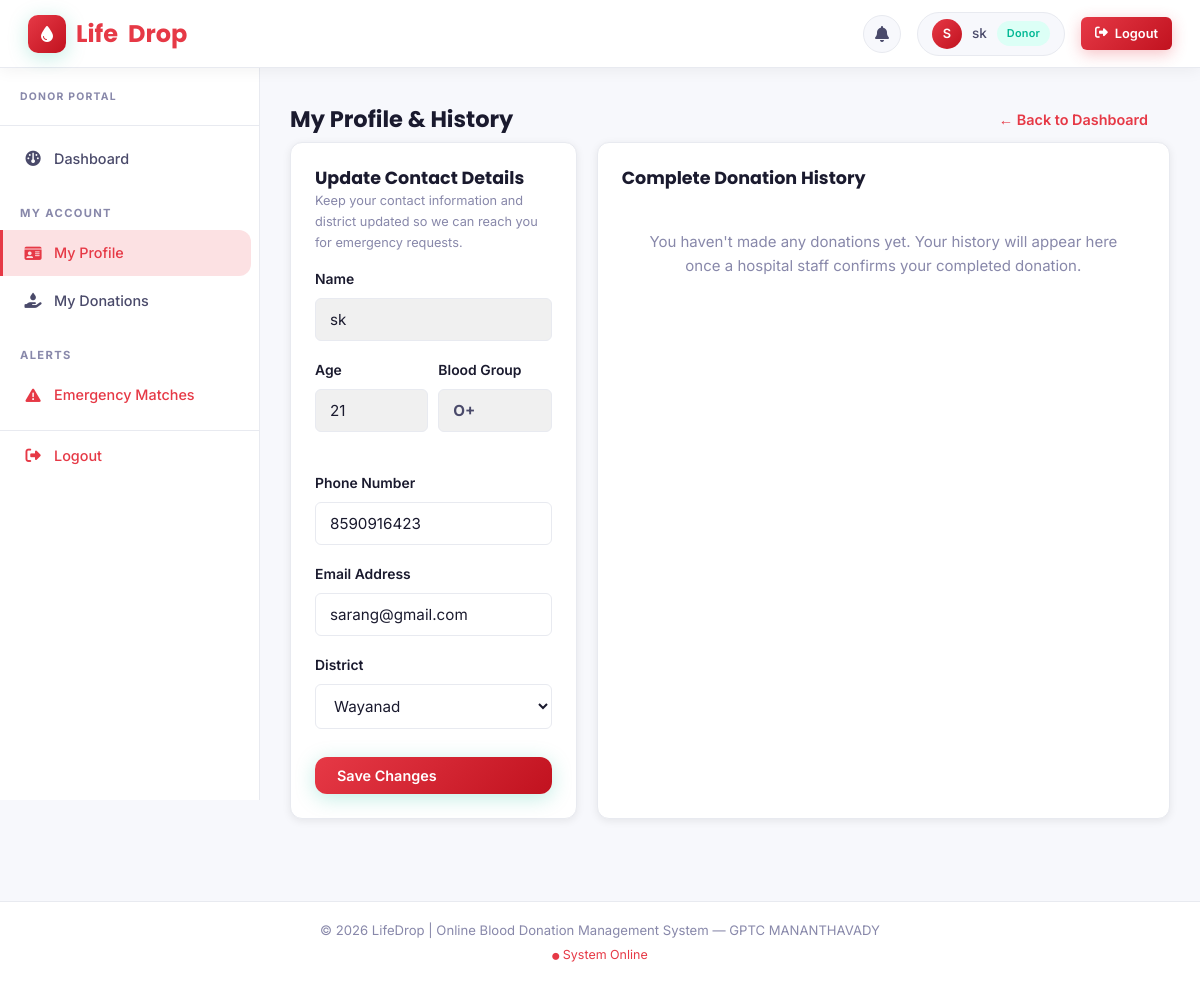
The app's page /donor/profile.php (signed in) with its own data.
### tables this page shows
CREATE TABLE `donor` (
  `Donor_ID` int(11) NOT NULL,
  `Name` varchar(100) NOT NULL,
  `Age` int(11) DEFAULT NULL,
  `Gender` enum('Male','Female','Other') DEFAULT NULL,
  `Blood_Group` varchar(5) NOT NULL,
  `Phone` varchar(20) DEFAULT NULL,
  `Email` varchar(100) NOT NULL,
  `District` varchar(50) DEFAULT NULL,
  `Availability_Status` enum('Available','Unavailable') DEFAULT 'Available',
  `Last_Donation_Date` date DEFAULT NULL,
  `Password` varchar(255) NOT NULL,
  `Status` enum('Pending','Approved','Rejected') DEFAULT 'Pending',
  `Created_At` timestamp NOT NULL DEFAULT current_timestamp()
);

### donor/profile.php (the view, shortened to what this page needs)
<?php
require_once dirname(__DIR__) . '/includes/header.php';
$donor_id = $_SESSION['user_id'];
try {
    $stmt = $pdo->prepare("SELECT * FROM DONOR WHERE Donor_ID = ?");
    $stmt->execute([$donor_id]);
    $donor = $stmt->fetch(PDO::FETCH_ASSOC);
    $hist_stmt = $pdo->prepare("SELECT d.Donation_ID, d.Donation_Date, d.Donation_Status, h.Hospital_Name
                                FROM DONATION d
                                LEFT JOIN HOSPITAL h ON d.Hospital_ID = h.Hospital_ID
                                WHERE d.Donor_ID = ?
                                ORDER BY d.Donation_Date DESC");
    $hist_stmt->execute([$donor_id]);
    $history = $hist_stmt->fetchAll(PDO::FETCH_ASSOC);
} catch (PDOException $e) {
    die("Database Error: A system error occurred. Please try again later.");
}
?>
<div style="display: flex; justify-content: space-between; align-items: center;">
    <h2>My Profile & History</h2>
    <a href="dashboard.php" class="btn">&larr; Back to Dashboard</a>
</div>
<div class="dashboard-grid" style="grid-template-columns: 1fr 2fr;">
    <div class="card">
        <h3>Update Contact Details</h3>
        <p style="font-size: 0.85em; color: var(--text-muted); margin-bottom: 15px;">Keep your contact information and
            district updated so we can reach you for emergency requests.</p>
        <form method="POST" action="">
            <div class="form-group">
                <label>Name</label>
                <input type="text" class="form-control" value="<?php echo htmlspecialchars($donor['Name']); ?>" disabled
                    style="background:#f0f0f0;">
            </div>
            <div class="form-group" style="display: flex; gap: 10px;">
                <div style="flex:1;">
                    <label>Age</label>
                    <input type="text" class="form-control" value="<?php echo $donor['Age']; ?>" disabled
                        style="background:#f0f0f0;">
                </div>
                <div style="flex:1;">
                    <label>Blood Group</label>
                    <input type="text" class="form-control"
                        value="<?php echo htmlspecialchars($donor['Blood_Group']); ?>" disabled
                        style="background:#f0f0f0; color:var(--primary-color); font-weight:bold;">
                </div>
            </div>
            <div class="form-group">
                <label>Phone Number</label>
                <input type="tel" name="phone" class="form-control"
                    value="<?php echo htmlspecialchars($donor['Phone']); ?>" required>
            </div>
            <div class="form-group">
                <label>Email Address</label>
                <input type="email" name="email" class="form-control"
                    value="<?php echo htmlspecialchars($donor['Email']); ?>" required>
            </div>
            <div class="form-group">
                <label>District</label>
                <select name="district" class="form-control" required>
                    <?php
                    $districts = ['Alappuzha', 'Ernakulam', 'Idukki', 'Kannur', 'Kasaragod', 'Kollam', 'Kottayam', 'Kozhikode', 'Malappuram', 'Palakkad', 'Pathanamthitta', 'Thiruvananthapuram', 'Thrissur', 'Wayanad'];
                    foreach ($districts as $d) {
                        $sel = ($donor['District'] === $d) ? 'selected' : '';
                        echo "<option value=\"$d\" $sel>$d</option>";
                    }
                    ?>
                </select>
            </div>
            <button type="submit" name="update_profile" class="btn btn-primary"
                style="width: 100%; margin-top: 10px;">Save Changes</button>
        </form>
    </div>
    <div class="card">
        <h3 style="margin-bottom: 20px;">Complete Donation History</h3>
        <?php if (count($history) > 0): ?>
            <div class="table-responsive">
                <table class="table">
                    <thead>
                        <tr>
                            <th>Donation ID</th>
                            <th>Date</th>
                            <th>Location / Hospital</th>
                            <th>Status</th>
                        </tr>
                    </thead>
                    <tbody>
                        <?php foreach ($history as $record): ?>
                            <tr>
                                <td>#
                                    <?php echo $record['Donation_ID']; ?>
                                </td>
                                <td>
                                    <?php echo date('F d, Y', strtotime($record['Donation_Date'])); ?>
                                </td>
                                <td>
                                    <?php echo htmlspecialchars($record['Hospital_Name'] ?: 'Recorded by Admin'); ?>
                                </td>
                                <td>
                                    <?php if ($record['Donation_Status'] === 'Completed'): ?>
                                        <span class="badge badge-success">Completed</span>
                                    <?php elseif ($record['Donation_Status'] === 'Scheduled'): ?>
                                        <span class="badge badge-pending">Scheduled</span>
                                    <?php else: ?>
                                        <span class="badge" style="background:#999; color:white;">
                                            <?php echo htmlspecialchars($record['Donation_Status']); ?>
                                        </span>
                                    <?php endif; ?>
                                </td>
                            </tr>
                        <?php endforeach; ?>
                    </tbody>
                </table>
            </div>
        <?php else: ?>
            <p
                style="color: var(--text-muted); padding: 20px; border: 1px dashed var(--border-color); text-align: center; border-radius: 5px;">
                You haven't made any donations yet. Your history will appear here once a hospital staff confirms your
                completed donation.
            </p>
        <?php endif; ?>
    </div>
</div>
<?php require_once dirname(__DIR__) . '/includes/footer.php'; ?>

### assets/css/style.css (style rules this page uses)
:root { --primary: #e63946; --primary-dark: #c1121f; --primary-light: #fff0f1; --primary-glow: rgba(230, 57, 70, 0.15); --accent-red: #e63946; --accent-red-dark: #c1121f; --accent-red-light: #fff0f1; --text-dark: #1a1a2e; --text-body: #4a4a6a; --text-muted: #8888aa; --bg-page: #f7f8fc; --bg-card: #ffffff; --border: #e8eaf0; --success: #00b894; --warning: #f39c12; --danger: #e63946; --info: #0984e3; --shadow-xs: 0 1px 3px rgba(0, 0, 0, 0.06); --shadow-sm: 0 2px 8px rgba(0, 0, 0, 0.08); --shadow-md: 0 4px 20px rgba(0, 0, 0, 0.10); --shadow-lg: 0 8px 40px rgba(0, 0, 0, 0.12); --shadow-primary: 0 4px 20px rgba(0, 184, 148, 0.25); --sidebar-w: 260px; --topbar-h: 68px; --radius-sm: 6px; --radius-md: 12px; --radius-lg: 20px; --radius-xl: 30px; --transition: all 0.25s cubic-bezier(0.4, 0, 0.2, 1); }
*, *::before, *::after { margin: 0; padding: 0; box-sizing: border-box; }
html { scroll-behavior: smooth; }
body { font-family: 'Inter', 'Segoe UI', sans-serif; background-color: var(--bg-page); color: var(--text-body); line-height: 1.65; font-size: 15px; }
h1, h2, h3, h4, h5 { font-family: 'Poppins', sans-serif; color: var(--text-dark); line-height: 1.3; }
a { color: var(--primary); text-decoration: none; transition: var(--transition); }
.btn { display: inline-flex; align-items: center; gap: 7px; padding: 10px 22px; font-family: 'Inter', sans-serif; font-size: 0.9rem; font-weight: 600; border: none; border-radius: var(--radius-md); cursor: pointer; text-decoration: none; transition: var(--transition); white-space: nowrap; }
.btn-primary { background: linear-gradient(135deg, var(--primary), var(--primary-dark)); color: white; box-shadow: var(--shadow-primary); }
.card { background: var(--bg-card); border-radius: var(--radius-md); border: 1px solid var(--border); padding: 24px; margin-bottom: 24px; box-shadow: var(--shadow-sm); transition: var(--transition); }
.dashboard-grid { display: grid; grid-template-columns: repeat(auto-fit, minmax(220px, 1fr)); gap: 20px; margin-bottom: 28px; }
.form-group { margin-bottom: 18px; }
.form-group label { display: block; margin-bottom: 7px; font-weight: 600; font-size: 0.87rem; color: var(--text-dark); }
.form-control { width: 100%; padding: 11px 14px; border: 1.5px solid var(--border); border-radius: var(--radius-sm); font-size: 0.95rem; font-family: 'Inter', sans-serif; color: var(--text-dark); background: #fff; transition: var(--transition); outline: none; }
.form-control::placeholder { color: var(--text-muted); }
select.form-control { cursor: pointer; }

### records on screen
donor: Name "sk", Age "21", Blood_Group "O+", phone "8590916423", email "sarang@gmail.com"

### other values on screen
substr($_SESSION['user_name'] ?? $_SESSION['role'], 0, 1) "S"
$_SESSION['user_name'] "sk"
$_SESSION['role'] "Donor"
form field district "Wayanad"
